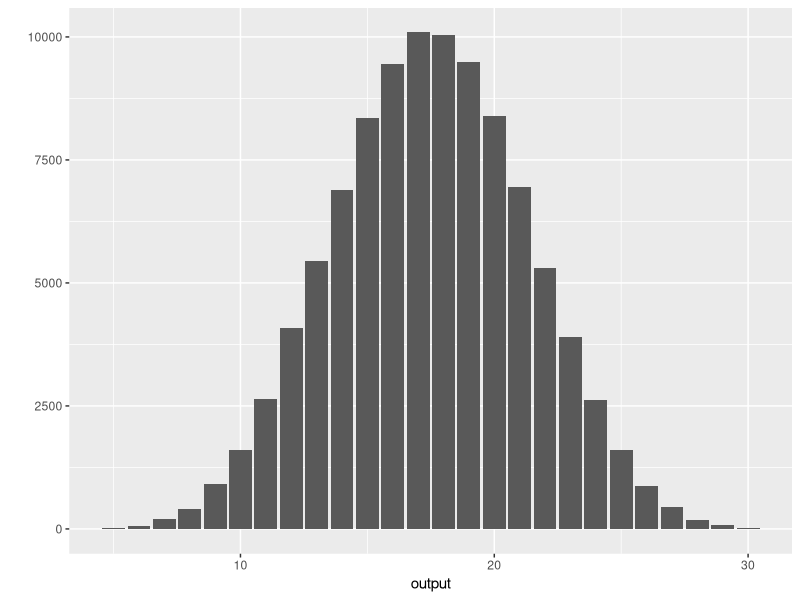

Recreate this plot in R.
library(ggplot2)

roll_dice <- function(rolls, n_sims) {
  output <- c()
  for (i in seq_along(1:n_sims)) {
    result <- as.integer(runif(rolls, 1, 7))
    output <- append(output, sum(result))
  }

  print(qplot(output, geom = 'bar'))
  print(table(output))
  return(output)
}

x <- roll_dice(5, 100000)
